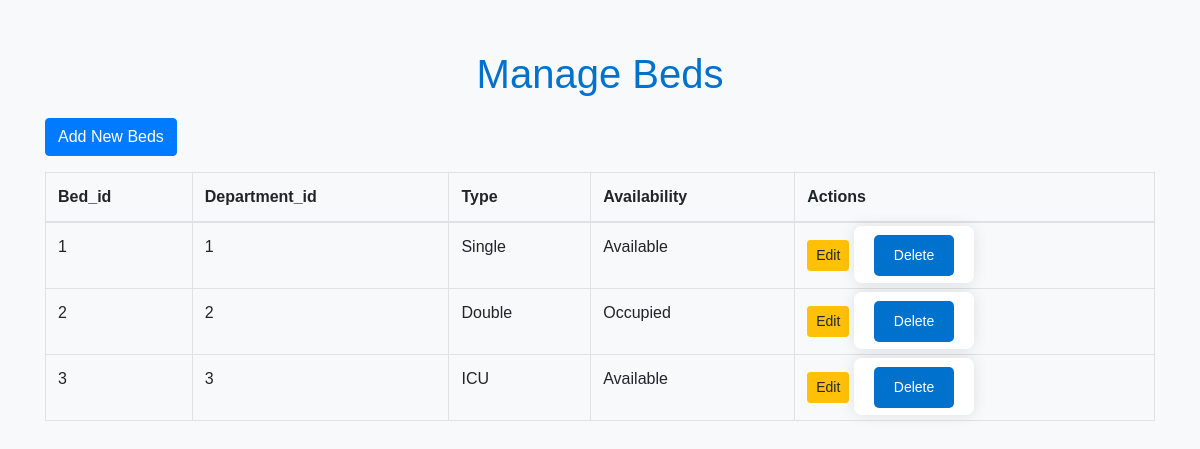
Page /manage.php?entity=beds (signed in) on the committed database.
### tables this page shows
CREATE TABLE `beds` (
  `bed_id` int(11) NOT NULL,
  `department_id` int(11) DEFAULT NULL,
  `type` varchar(50) DEFAULT NULL,
  `availability` varchar(20) DEFAULT NULL
);

### manage.php (the view, shortened to what this page needs)
<?php
$host = 'localhost';
$db = 'hospital_management_system';
$user = 'root';
$pass = '';
$entity = $_GET['entity'] ?? 'doctors';
try {
    $pdo = new PDO("mysql:host=$host;dbname=$db", $user, $pass);
    $pdo->setAttribute(PDO::ATTR_ERRMODE, PDO::ERRMODE_EXCEPTION);
    $columns = [];
    $results = [];
    $stmt = $pdo->query("SHOW KEYS FROM `$entity` WHERE Key_name = 'PRIMARY'");
    $primaryKey = $stmt->fetch(PDO::FETCH_ASSOC)['Column_name'];
    $stmt = $pdo->query("SELECT * FROM `$entity`");
    $results = $stmt->fetchAll(PDO::FETCH_ASSOC);
    if ($results) {
        $columns = array_keys($results[0]);
    }
} catch (PDOException $e) {
    echo "Database Error: " . $e->getMessage();
} catch (Exception $e) {
    echo "Error: " . $e->getMessage();
}
?>
<!DOCTYPE html>
<html lang="en">
<head>
    <link href="https://stackpath.bootstrapcdn.com/bootstrap/4.5.2/css/bootstrap.min.css" rel="stylesheet">
    <link href="styles.css" rel="stylesheet">
</head>
<body>
    <div class="container">
        <h1>Manage <?= htmlspecialchars(ucfirst($entity)) ?></h1>
        <a href="form.php?entity=<?= htmlspecialchars($entity) ?>" class="btn btn-primary">Add New <?= htmlspecialchars(ucfirst($entity)) ?></a>
        <table class="table table-bordered mt-3">
            <thead>
                <tr>
                    <?php if ($columns): ?>
                        <?php foreach ($columns as $column): ?>
                            <th><?= htmlspecialchars(ucfirst($column)) ?></th>
                        <?php endforeach; ?>
                        <th>Actions</th>
                    <?php endif; ?>
                </tr>
            </thead>
            <tbody>
                <?php if ($results): ?>
                    <?php foreach ($results as $row): ?>
                        <tr>
                            <?php foreach ($row as $value): ?>
                                <td><?= htmlspecialchars($value) ?></td>
                            <?php endforeach; ?>
                            <td>
                                <a href="form.php?entity=<?= htmlspecialchars($entity) ?>&id=<?= htmlspecialchars($row[$primaryKey]) ?>" class="btn btn-sm btn-warning">Edit</a>
                                <form action="manage.php?entity=<?= htmlspecialchars($entity) ?>" method="post" style="display:inline;">
                                    <button type="submit" class="btn btn-sm btn-danger" onclick="return confirm('Are you sure you want to delete this item?');">Delete</button>
                                </form>
                            </td>
                        </tr>
                    <?php endforeach; ?>
                <?php else: ?>
                    <tr>
                        <td colspan="<?= count($columns) + 1 ?>">No records found.</td>
                    </tr>
                <?php endif; ?>
            </tbody>
        </table>
    </div>
</body>
</html>

### styles.css (style rules this page uses)
body { font-family: Arial, sans-serif; background-color: #f8f9fa; color: #343a40; margin: 0; padding: 0; }
h1 { color: #0072ce; margin-bottom: 20px; text-align: center; font-size: 2.5rem; }
.container { margin-top: 50px; }
form { background: #ffffff; padding: 20px; border-radius: 8px; box-shadow: 0 0 15px rgba(0, 0, 0, 0.1); }
input[type="submit"], button[type="submit"] { background-color: #0072ce; color: #fff; padding: 10px 20px; border: none; border-radius: 5px; cursor: pointer; transition: background-color 0.3s; }
a { color: #0072ce; text-decoration: none; }

### rows in the picture
beds: value "1", type "Single", availability "Available"
beds: value "2", type "Double", availability "Occupied"
beds: value "3", type "ICU", availability "Available"

### other values in the picture
$entity "Beds"
$column "Bed_id"
$column "Department_id"
$column "Type"
$column "Availability"
